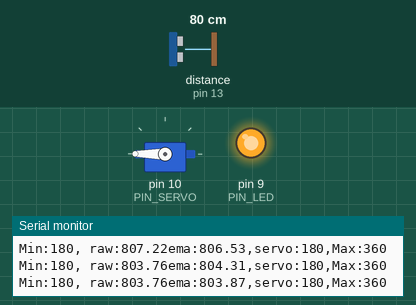
A sketch run on a simulated Arduino Uno, built with avr-gcc and run on an emulated ATmega328P. On the bench: servo, output pins drawn as LEDs (lit = HIGH), the last lines printed to the serial monitor. Wiring (inferred from the names in the program): ultrasonic range finder: trigger pin 12; echo pin 13. The test bench sets the inputs (shaded band); at power-on: distance to the obstacle (sensor on pin 13) 80 cm. The echo pulse lasts 58.3 µs per cm; pins used as bus, display or sensor lines are not drawn.

Above: at 1.2 s.
1.3 s: distance to the obstacle (sensor on pin 13) set to 35 cm
At 2.2 s:
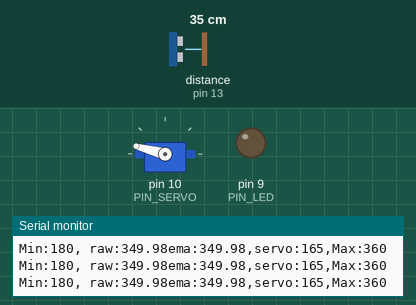
4.3 s: distance to the obstacle (sensor on pin 13) set to 2 cm
At 4.7 s:
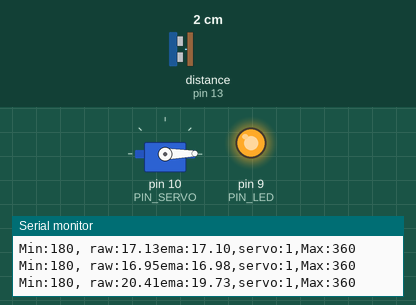
5.8 s: distance to the obstacle (sensor on pin 13) set to 16 cm
7.3 s: distance to the obstacle (sensor on pin 13) set to 20 cm
At 8.5 s:
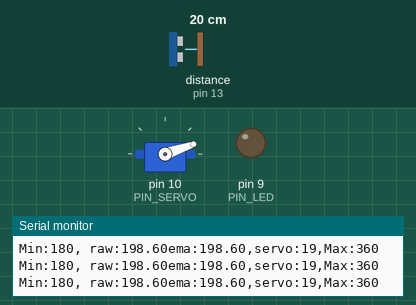
8.8 s: distance to the obstacle (sensor on pin 13) set to 4 cm
At 9.4 s:
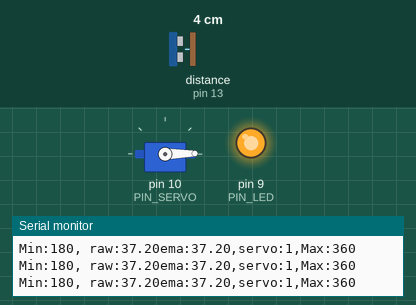
10.3 s: distance to the obstacle (sensor on pin 13) set to 60 cm
At 10.6 s:
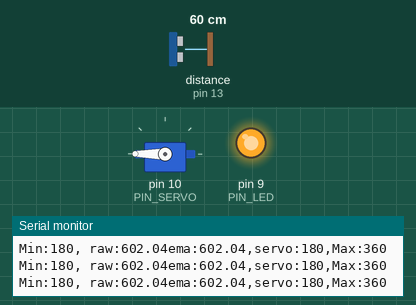
Timing chart, 0 to 12.8 s (numbered marks = the images above; inputs shaded):
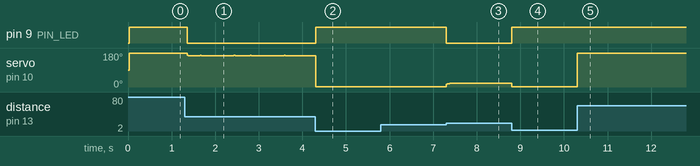

Measured:
- the behaviour switches between 18 and 19 cm on distance to the obstacle (sensor on pin 13) (found by bisection; images 2 and 3)
- after the input at 1.3 s, pin 9 (PIN_LED): HIGH → LOW after 0.05 s; servo on pin 10 (PIN_SERVO): 180° → 169° after 0.05 s, then moves between 165° and 169°, repeating every 1.1 s
- after the input at 4.3 s, pin 9 (PIN_LED): LOW → HIGH at once
- after the input at 7.3 s, pin 9 (PIN_LED): HIGH → LOW at once; servo on pin 10 (PIN_SERVO): 1° → 19° at once
- after the input at 8.8 s, pin 9 (PIN_LED): LOW → HIGH at once; servo on pin 10 (PIN_SERVO): 19° → 1° at once
- after the input at 10.3 s, servo on pin 10 (PIN_SERVO): 1° → 180° at once

The sketch:

11_example_1.ino
```cpp
#include <Servo.h>

// Arduino pin assignment
#define PIN_LED 9
#define PIN_SERVO 10
#define PIN_TRIG 12
#define PIN_ECHO 13

// configurable parameters
#define SND_VEL 346.0 // sound velocity at 24 celsius degree (unit: m/s)
#define INTERVAL 25 // sampling interval (unit: ms)
#define _DIST_MIN 180 // minimum distance to be measured (unit: mm)
#define _DIST_MAX 360 // maximum distance to be measured (unit: mm)

#define _DUTY_MIN 550 // servo full clockwise position (0 degree)
#define _DUTY_MAX 2400 // servo full counterclockwise position (180 degree)

#define _EMA_ALPHA 0.8

// global variables
float timeout; // unit: us
float dist_min, dist_max, dist_raw, dist_ema; // unit: mm
unsigned long last_sampling_time; // unit: ms
float scale; // used for pulse duration to distance conversion
float emaAlpha;
bool ema_start;
Servo myservo;

void setup() {
// initialize GPIO pins
  pinMode(PIN_LED,OUTPUT);
  pinMode(PIN_TRIG,OUTPUT);
  digitalWrite(PIN_TRIG, LOW);
  pinMode(PIN_ECHO,INPUT);

  myservo.attach(PIN_SERVO);
  myservo.writeMicroseconds((_DUTY_MIN + _DUTY_MAX) / 2);

// initialize USS related variables
  dist_min = _DIST_MIN;
  dist_max = _DIST_MAX;
  emaAlpha = _EMA_ALPHA;

  timeout = (INTERVAL / 2) * 1000.0; // precalculate pulseIn() timeout value. (unit: us)
  dist_raw = dist_ema = 0.0; // raw distance output from USS (unit: mm)
  scale = 0.001 * 0.5 * SND_VEL;
  ema_start = true;

// initialize serial port
  Serial.begin(57600);

// initialize last sampling time
  last_sampling_time = 0;
}

void loop() {
// wait until next sampling time.
// millis() returns the number of milliseconds since the program started. Will overflow after 50 days.
  if(millis() < last_sampling_time + INTERVAL) return;

// get a distance reading from the USS
  dist_raw = USS_measure(PIN_TRIG,PIN_ECHO);
  if(ema_start)
  {
    dist_ema = dist_raw;
    ema_start = false;
  }
  else
  {
    dist_ema = emaAlpha * dist_raw + (1 - emaAlpha) * dist_ema;
  }

// output the read value to the serial port
  Serial.print("Min:180, raw:");
  Serial.print(dist_raw);
  Serial.print("ema:");
  Serial.print(dist_ema);
  Serial.print(",servo:");
  Serial.print(myservo.read());
  Serial.print(",Max:360\n");

// adjust servo position according to the USS read value

  // add your code here!

if(dist_ema < _DIST_MIN) {
     myservo.writeMicroseconds(_DUTY_MIN);
     digitalWrite(PIN_LED, HIGH);
  }
  else if(dist_ema < _DIST_MAX){
     float f = (_DUTY_MAX - _DUTY_MIN) / (_DIST_MAX - _DIST_MIN);
     float amount = dist_ema * f - _DIST_MIN * f + _DUTY_MIN;
     myservo.writeMicroseconds(amount);
     digitalWrite(PIN_LED, LOW);
  }
  else {
    myservo.writeMicroseconds(_DUTY_MAX);
    digitalWrite(PIN_LED, HIGH);
  }

// update last sampling time
  last_sampling_time += INTERVAL;
}

// get a distance reading from USS. return value is in millimeter.
float USS_measure(int TRIG, int ECHO)
{
  float reading;
  digitalWrite(TRIG, HIGH);
  delayMicroseconds(10);
  digitalWrite(TRIG, LOW);

  reading = pulseIn(ECHO, HIGH, timeout) * scale; // unit: mm

  return reading;
}
```
